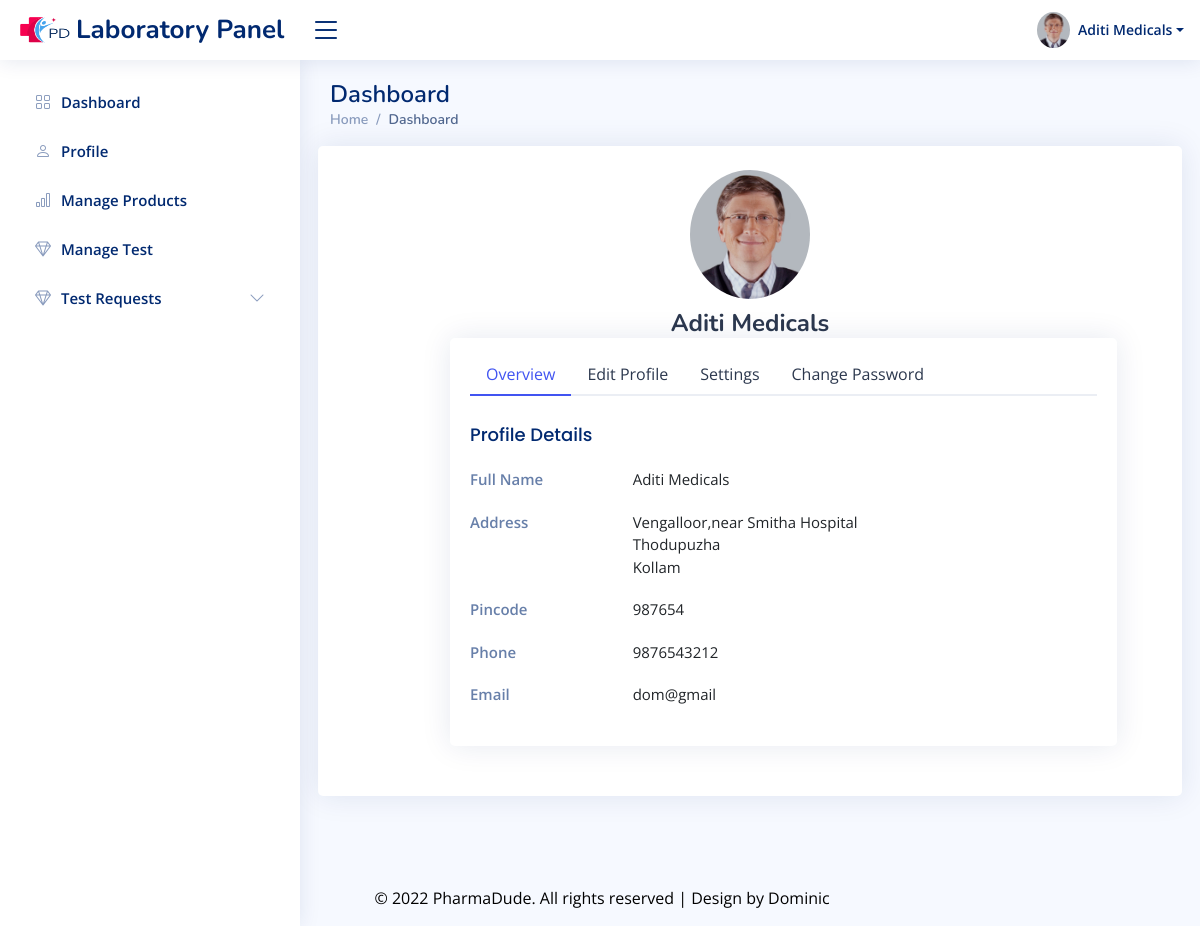
Page /lab/index.php (signed in) on the committed database.
### tables this page shows
CREATE TABLE `lab` (
  `labid` int(11) NOT NULL,
  `name` varchar(24) NOT NULL,
  `address` varchar(50) NOT NULL,
  `city` varchar(20) NOT NULL,
  `distid` int(11) NOT NULL,
  `pincode` varchar(6) NOT NULL,
  `email` varchar(50) NOT NULL,
  `phone` varchar(10) NOT NULL,
  `licenseno` varchar(50) NOT NULL,
  `profilepic` varchar(100) NOT NULL
);

CREATE TABLE `district` (
  `distid` int(11) NOT NULL,
  `dname` varchar(20) NOT NULL
);

### lab/index.php (the view, shortened to what this page needs)
<?php
require('header.php');
?>
<main id="main" class="main">
    <div class="pagetitle">
        <h1>Dashboard</h1>
        <nav>
            <ol class="breadcrumb">
                <li class="breadcrumb-item"><a href="index.html">Home</a></li>
                <li class="breadcrumb-item active">Dashboard</li>
                </ol>
        </nav>
    </div>
    <section class="section profile">
      <div class="row">
          <div class="card">
            <div class="card-body profile-card pt-4 d-flex flex-column align-items-center">
            <img src="<?php echo '../uploads/lab/'.$f['profilepic'];?>" alt="Profile" class="rounded-circle">
              <h2 class="white"><?php echo $f['name']; ?></h2>
        <div class="col-xl-10 offset-1">
          <div class="card">
            <div class="card-body pt-3">
              <ul class="nav nav-tabs nav-tabs-bordered">
                <li class="nav-item">
                  <button class="nav-link active" data-bs-toggle="tab" data-bs-target="#profile-overview">Overview</button>
                </li>
                <li class="nav-item">
                  <button class="nav-link" data-bs-toggle="tab" data-bs-target="#profile-edit">Edit Profile</button>
                </li>
                <li class="nav-item">
                  <button class="nav-link" data-bs-toggle="tab" data-bs-target="#profile-settings">Settings</button>
                </li>
                <li class="nav-item">
                  <button class="nav-link" data-bs-toggle="tab" data-bs-target="#profile-change-password">Change Password</button>
                </li>
              </ul>
              <div class="tab-content pt-2">
                <div class="tab-pane fade show active profile-overview" id="profile-overview" >
                  <h5 class="card-title">Profile Details</h5>
                  <div class="row" >
                    <div class="col-lg-3 col-md-4 label " >Full Name</div>
                    <div class="col-lg-9 col-md-8"><?php echo $f['name']; ?></div>
                  </div>
                  <div class="row">
                    <div class="col-lg-3 col-md-4 label" >Address</div>
                    <div class="col-lg-9 col-md-8">
                        <?php
                        echo $f['address'];
                        echo "<br>";
                        echo $f['city'];
                        echo "<br> ";
                        echo $f['dname'];
                        ?>
                    </div>
                  </div>
                  <div class="row">
                    <div class="col-lg-3 col-md-4 label" >Pincode</div>
                    <div class="col-lg-9 col-md-8"><?php echo $f['pincode']; ?></div>
                  </div>
                  <div class="row">
                    <div class="col-lg-3 col-md-4 label"  >Phone</div>
                    <div class="col-lg-9 col-md-8"><?php echo $f['phone']; ?></div>
                  </div>
                  <div class="row">
                    <div class="col-lg-3 col-md-4 label" >Email</div>
                    <div class="col-lg-9 col-md-8"><?php echo $f['email']; ?></div>
                  </div>
                </div>
              </div>
            </div>
          </div>
        </div>
      </div>
    </section>
</main>
<?php
require ('footer.php');
?>

### lab/header.php (shortened to what this page needs)
<?php
require "../php/connect.php";
$email=$_SESSION['email'];
$sql="select * from lab,district where email='$email' and lab.distid=district.distid";
$result=mysqli_query($conn,$sql);
$f=mysqli_fetch_assoc($result);
?>
<!DOCTYPE html>
<html lang="en">
<head>
  <link href="assets/vendor/bootstrap/css/bootstrap.min.css" rel="stylesheet">
  <link href="assets/vendor/bootstrap-icons/bootstrap-icons.css" rel="stylesheet">
  <link href="assets/vendor/remixicon/remixicon.css" rel="stylesheet">
  <link href="assets/vendor/boxicons/css/boxicons.min.css" rel="stylesheet">
  <link href="assets/vendor/quill/quill.snow.css" rel="stylesheet">
  <link href="assets/vendor/quill/quill.bubble.css" rel="stylesheet">
  <link href="assets/vendor/simple-datatables/style.css" rel="stylesheet">
  <link href="assets/css/style.css" rel="stylesheet">
</head>
<body >
  <header id="header" class="header fixed-top d-flex align-items-center">
    <div class="d-flex align-items-center justify-content-between">
      <a href="index.html" class="logo d-flex align-items-center">
        <img src="../login/images/download.png" alt="error" height="50" width="50">
        <span class="d-none d-lg-block">Laboratory Panel</span>
      </a>
      <i class="bi bi-list toggle-sidebar-btn"></i>
    </div>
    <nav class="header-nav ms-auto">
      <ul class="d-flex align-items-center">
        <li class="nav-item dropdown pe-3">
          <a class="nav-link nav-profile d-flex align-items-center pe-0" href="#" data-bs-toggle="dropdown">
          <img src="<?php echo '../uploads/lab/'.$f['profilepic'];?>" alt="Profile" class="rounded-circle">
            <span style="text-transform: capitalize;" class="d-none d-md-block dropdown-toggle ps-2"><?php echo $f['name'];?></span>
          </a>
        </li>
      </ul>
    </nav>
  </header>
<aside id="sidebar" class="sidebar">
<ul class="sidebar-nav" id="sidebar-nav">
  <li class="nav-item">
    <a class="nav-link collapsed" data-bs-target="#forms-nav" href="index.php">
      <i class="bi bi-grid"></i>
      <span>Dashboard</span>
    </a>
  </li>
  <li class="nav-item">
    <a class="nav-link collapsed" data-bs-target="#forms-nav" href="profile.php">
      <i class="bi bi-person"></i>
      <span>Profile</span>
    </a>
  </li>
  <li class="nav-item">
  <a class="nav-link collapsed" data-bs-target="#forms-nav" href="addprod.php">
      <i class="bi bi-bar-chart"></i><span>Manage Products</span>
    </a>
  </li>
  <li class="nav-item">
  <a class="nav-link collapsed" data-bs-target="#forms-nav" href="addtest.php">
      <i class="bi bi-gem"></i><span>Manage Test</span>
    </a>
    <li class="nav-item">
  <a class="nav-link collapsed" data-bs-target="#charts-nav" data-bs-toggle="collapse" href="#">
      <i class="bi bi-gem"></i><span>Test Requests</span><i class="bi bi-chevron-down ms-auto"></i>
    </a>
    </li>
  </li>
</ul>
</aside>

### lab/assets/css/style.css (style rules this page uses)
:root { scroll-behavior: smooth; }
body { font-family: "Open Sans", sans-serif; background: #f6f9ff; color: #444444; }
a { color: #4154f1; text-decoration: none; }
h1, h2, h3, h4, h5, h6 { font-family: "Nunito", sans-serif; }
#main { margin-top: 60px; padding: 20px 30px; transition: all 0.3s; }
.pagetitle { margin-bottom: 10px; }
.pagetitle h1 { font-size: 24px; margin-bottom: 0; font-weight: 600; color: #012970; }
.card { margin-bottom: 30px; border: none; border-radius: 5px; box-shadow: 0px 0 30px rgba(1, 41, 112, 0.1); overflow: hidden; }
.card-title { padding: 20px 0 15px 0; font-size: 18px; font-weight: 500; color: #012970; font-family: "Poppins", sans-serif; }
.card-body { padding: 0 20px 20px 20px; }
.breadcrumb { font-size: 14px; font-family: "Nunito", sans-serif; color: #899bbd; font-weight: 600; }
.breadcrumb a { color: #899bbd; transition: 0.3s; }
.breadcrumb .breadcrumb-item::before { color: #899bbd; }
.breadcrumb .active { color: #51678f; font-weight: 600; }
.nav-tabs-bordered { border-bottom: 2px solid #ebeef4; }
.nav-tabs-bordered .nav-link { margin-bottom: -2px; border: none; color: #2c384e; }
.nav-tabs-bordered .nav-link.active { background-color: #fff; color: #4154f1; border-bottom: 2px solid #4154f1; }
.logo { line-height: 1; }
@media (min-width: 1200px) { .logo { width: 280px; } }
.logo img { max-height: 26px; margin-right: 6px; }
.logo span { font-size: 26px; font-weight: 700; color: #012970; font-family: "Nunito", sans-serif; }
.header { transition: all 0.5s; z-index: 997; height: 60px; box-shadow: 0px 2px 20px rgba(1, 41, 112, 0.1); background-color: #fff; padding-left: 20px; }
.header .toggle-sidebar-btn { font-size: 32px; padding-left: 10px; cursor: pointer; color: #012970; }
.header-nav ul { list-style: none; }
.header-nav > ul { margin: 0; padding: 0; }
.header-nav .nav-profile { color: #012970; }
.header-nav .nav-profile img { max-height: 36px; }
.header-nav .nav-profile span { font-size: 14px; font-weight: 600; }
.sidebar { position: fixed; top: 60px; left: 0; bottom: 0; width: 300px; z-index: 996; transition: all 0.3s; padding: 20px; overflow-y: auto; scrollbar-width: thin; scrollbar-color: #aab7cf transparent; box-shadow: 0px 0px 20px rgba(1, 41, 112, 0.1); background-color: #fff; }
@media (min-width: 1200px) { #main, #footer { margin-left: 300px; } }
.sidebar-nav { padding: 0; margin: 0; list-style: none; }
.sidebar-nav li { padding: 0; margin: 0; list-style: none; }
.sidebar-nav .nav-item { margin-bottom: 5px; }
.sidebar-nav .nav-link { display: flex; align-items: center; font-size: 15px; font-weight: 600; color: #4154f1; transition: 0.3; background: #f6f9ff; padding: 10px 15px; border-radius: 4px; }
.sidebar-nav .nav-link i { font-size: 16px; margin-right: 10px; color: #4154f1; }
.sidebar-nav .nav-link.collapsed { color: #012970; background: #fff; }
.sidebar-nav .nav-link.collapsed i { color: #899bbd; }
.sidebar-nav .nav-link .bi-chevron-down { margin-right: 0; transition: transform 0.2s ease-in-out; }
.profile .profile-card img { max-width: 120px; }
.profile .profile-card h2 { font-size: 24px; font-weight: 700; color: #2c384e; margin: 10px 0 0 0; }
.profile .profile-overview .row { margin-bottom: 20px; font-size: 15px; }
.profile .profile-overview .card-title { color: #012970; }
.profile .profile-overview .label { font-weight: 600; color: rgba(1, 41, 112, 0.6); }

### rows in the picture
lab: profilepic (picture), name "Aditi Medicals", address "Vengalloor,near Smitha Hospital", city "Thodupuzha", distid.dname "Kollam", pincode "987654", phone "9876543212", email "dom@gmail"
